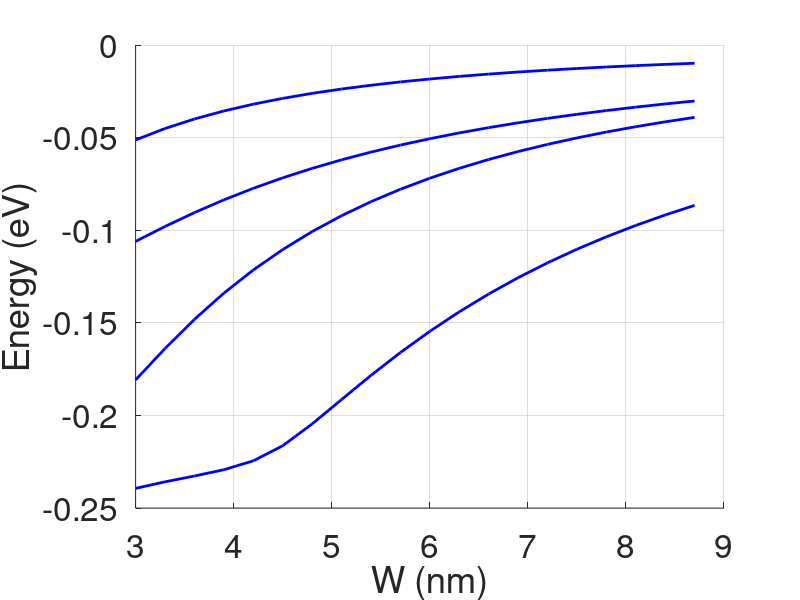

Reproduce this figure in MATLAB.
clear all
close all

%Constants (all MKS, except energy which is in eV)
hbar=1.055e-34;q=1.602e-19;a=3e-10;m=9.110e-31;

%Luttinger-Kohn parameters
g1=6.85;g2=2.1;g3=2.9;%GaAs
w1=(hbar^2)*g1/(2*m*q*(a^2));
w2=(hbar^2)*g2/(2*m*q*(a^2));
w3=(hbar^2)*g3/(2*m*q*(a^2));

g1=3.45;g2=0.68;g3=1.29;%AlAs
a1=(hbar^2)*g1/(2*m*q*(a^2));b1=(.7*w1)+(.3*a1);
a2=(hbar^2)*g2/(2*m*q*(a^2));b2=(.7*w2)+(.3*a2);
a3=(hbar^2)*g3/(2*m*q*(a^2));b3=(.7*w3)+(.3*a3);
Ev=0;Evb=(0.7*0)+(0.3*0.75),kx=0*pi;ky=0*pi;k2=(kx^2)+(ky^2);

for nk=1:20
    Nw = nk+10;
    Nb = Nw;
    Np = Nb + Nw + Nb;
    W(nk) = (Nw-1)*a*1e9;
    Z = zeros(Np);
    X(nk) = Nw-1;
    t=[b1*ones(1,Nb) w1*ones(1,Nw-1) b1*ones(1,Nb)];tt=[0 t]+[t 0];
    Ebk=Evb+(b1*k2);Ewk=(w1*k2);Ebwk=(Ebk+Ewk)/2;
    U=Ev+[Ebk*ones(1,Nb) Ebwk Ewk*ones(1,Nw-2) Ebwk Ebk*ones(1,Nb)];
    P=-diag(t,1)-diag(t,-1)+diag(tt)+diag(U);

    t=-2*[b2*ones(1,Nb) w2*ones(1,Nw-1) b2*ones(1,Nb)];tt=[0 t]+[t 0];
    Ebk=b2*k2;Ewk=w2*k2;Ebwk=(Ebk+Ewk)/2;
    U=[Ebk*ones(1,Nb) Ebwk Ewk*ones(1,Nw-2) Ebwk Ebk*ones(1,Nb)];
    Q=-diag(t,1)-diag(t,-1)+diag(tt)+diag(U);

    Ebk=-(sqrt(3)*b2*((kx^2)-(ky^2)))+(i*2*b3*sqrt(3)*kx*ky);
    Ewk=-(sqrt(3)*w2*((kx^2)-(ky^2)))+(i*2*w3*sqrt(3)*kx*ky);
    Ebwk=(Ebk+Ewk)/2;
    U=[Ebk*ones(1,Nb) Ebwk Ewk*ones(1,Nw-2) Ebwk Ebk*ones(1,Nb)];
    R=diag(U);

    t=2*i*sqrt(3)*(kx-(i*ky))*[b3*ones(1,Nb) w3*ones(1,Nw-1) b3*ones(1,Nb)];
    S=diag(t,1)-diag(t,-1);

    H=[P+Q Z;Z P+Q];HL=[P-Q Z;Z P-Q];
    HC=[-S R;R' S'];    
    H=-[H HC;HC' HL];

    [V,D]=eig(H);D=diag(D);D=-(sort(real(-D)))';
    E1(nk)=D(1);E2(nk)=D(2);E3(nk)=D(3);E4(nk)=D(4);
    E5(nk)=D(5);E6(nk)=D(6);E7(nk)=D(7);E8(nk)=D(8);
end

%Analytical results for infinite well
Ean1=-(w1-(2*w2))*(pi^2)./(X.^2);
Ean2=-(w1+(2*w2))*(pi^2)./(X.^2);

hold on
%h=plot(W,Ean1,'b');
%h=plot(W,Ean2,'b');
h = plot(W,E1,'b');
set(h,'linewidth',[2.0])
%h=plot(W,E2,'bx');
h = plot(W,E3,'b');
set(h,'linewidth',[2.0])
%h=plot(W,E4,'b+');
h = plot(W,E5,'b');
set(h,'linewidth',[2.0])
%h=plot(W,E6,'bx');
h = plot(W,E7,'b');
%h=plot(W,E8,'b+');
set(h,'linewidth',[2.0])
set(gca,'Fontsize',[24])
xlabel('W (nm)')
ylabel('Energy (eV)')
axis([3 9 -0.25 0])
grid on
